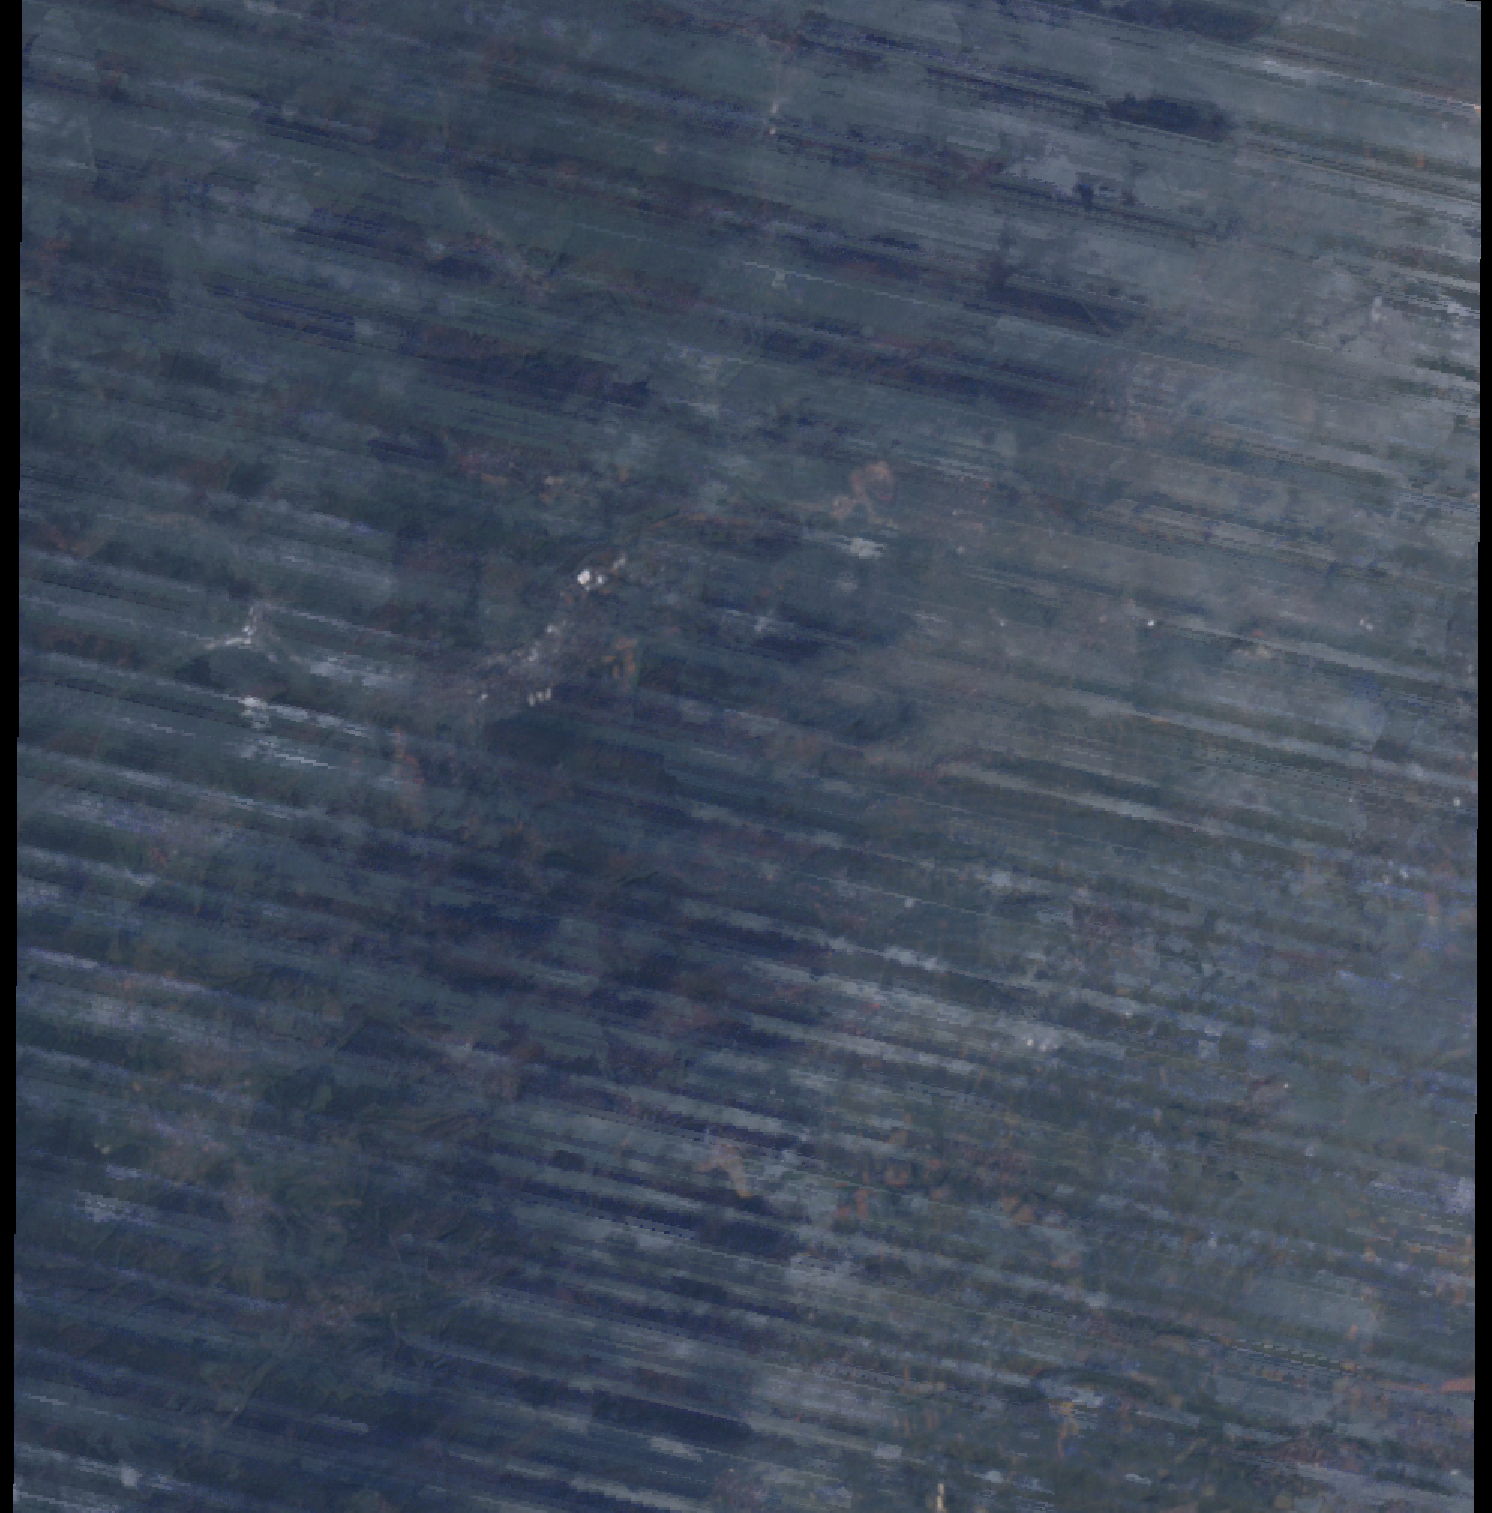

The Python source for this figure:


from __future__ import print_function
from __future__ import division
import matplotlib.pyplot as pl
import descarteslabs as dl
import numpy as np
import cv2


# Define a bounding box around Taos in a GeoJSON

taos = {
    "type": "Polygon",
    "coordinates": [
        [
            [7.9052313346861865, 49.128817914014034],
            [8.105420543670562, 49.12971381160097],
            [8.104047252654937, 49.26659938059896],
            [7.9034710807799365, 49.26570688270015]
        ]
    ]
}

# Create a SceneCollection
scenes, ctx = dl.scenes.search(taos,
                               products=["landsat:LE07:01:RT:TOAR"],
                               start_datetime="2010-01-01",
                               end_datetime="2010-12-01",
                               cloud_fraction=0.5,
                               limit=15)
print(scenes)
print(scenes.each.properties.id)
# Make a lower-resolution GeoContext
ctx_lowres = ctx.assign(resolution=10)

# Request a NumPy stack of all the scenes using the same GeoContext
arr_stack = scenes.stack("red green blue", ctx_lowres)

# Composite the scenes based on the median pixel value
composite = np.ma.median(arr_stack, axis=0)
print(type(composite), composite.shape)
# dl.scenes.display(composite, title="Taos Composite")
image = composite.data.transpose(1,2,0)
print(image.max())
new = (image.astype(np.float)*255/4096).astype(np.uint8)
new = new[:,:,[2,1,0]]
pl.imshow(new)
pl.show()
cv2.imwrite('test.png', new)
